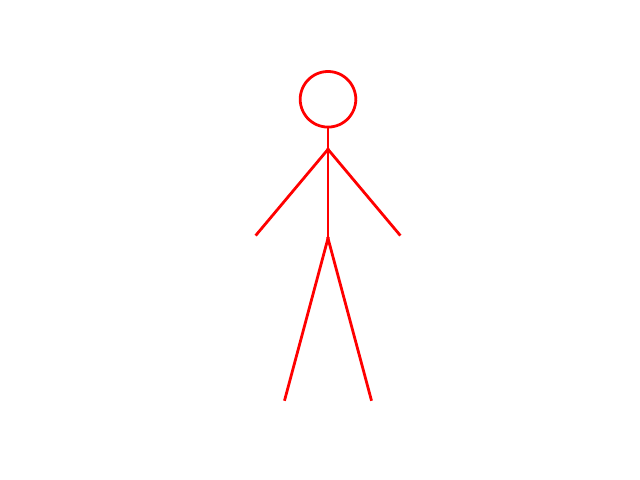

This chart was generated by the following Python code:
from pysketcher import *

R = 1    # radius of head
alpha=15*pi/180 #legs angle
H =6*R*(1+cos(alpha))   # height of body
theta=40*pi/180 #arm-torso angle

ymax =0.5*R+H
xmax=8.5*R
xmin=-0.5*R
drawing_tool.set_coordinate_system(xmin=xmin, xmax=xmax,
                                   ymin=-1, ymax=ymax,
                                   axis=False)

head=Circle(center=(4*R,H-R), radius=R)
torso=Line((4*R,H-6*R),(4*R,H-2*R))
rleg=Line((4*R+6*R*sin(alpha),0),(4*R,H-6*R))
lleg=Line((4*R-6*R*sin(alpha),0),(4*R,H-6*R))
rarm=Line((4*R,H-2.8*R),(4*R*(1+sin(theta)),H-2.8*R-4*R*cos(theta)))
larm=Line((4*R,H-2.8*R),(4*R*(1-sin(theta)),H-2.8*R-4*R*cos(theta)))

legs = Composition({'lleg': lleg, 'rleg': rleg})
arms = Composition({'rarm': rarm, 'larm': larm})
body = Composition({'head': head, 'torso': torso})
fig = Composition({'body': body, 'legs': legs, 'arms':arms})

fig.draw()  # send all figures to plotting backend

drawing_tool.display()
#input()
drawing_tool.savefig('ej9.20.png')
drawing_tool.savefig('ej9.20.pdf')



